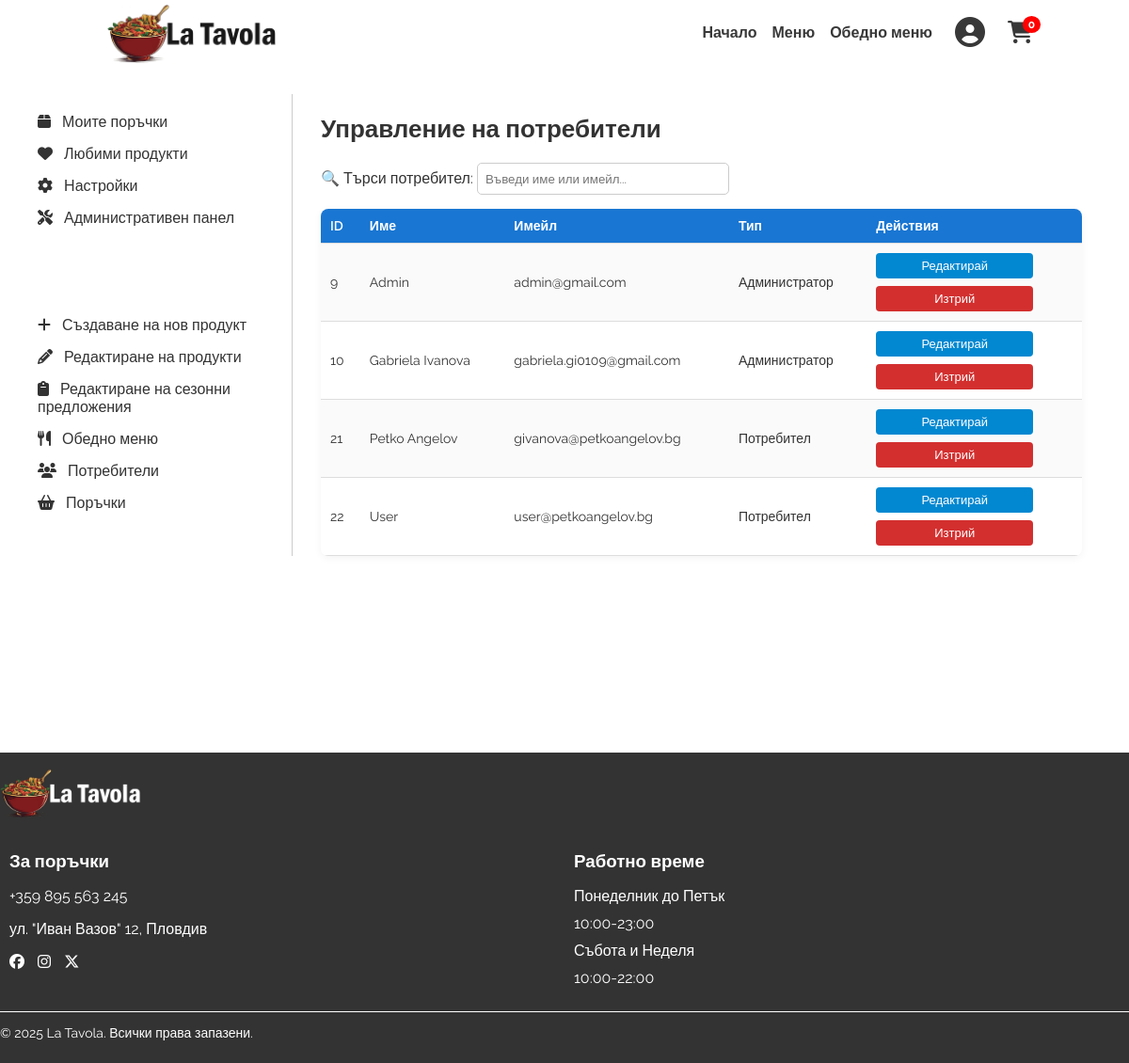
The app's page /users.php (signed in) with its own data.
### tables this page shows
CREATE TABLE IF NOT EXISTS `users` (
  `UserID` int NOT NULL AUTO_INCREMENT,
  `Email` varchar(50) NOT NULL,
  `Password` varchar(255) NOT NULL,
  `Usertype` varchar(50) DEFAULT NULL,
  `PersonName` varchar(100) DEFAULT NULL,
  PRIMARY KEY (`UserID`),
  UNIQUE KEY `Username` (`Email`)
);

### users.php (the view, shortened to what this page needs)
<?php
require 'database.php';
$users = $conn->query("SELECT UserID, PersonName, Email, Usertype FROM users ORDER BY UserID ASC")->fetch_all(MYSQLI_ASSOC);
include "header.php";
if (isset($_SESSION['email']) && $_SESSION['usertype'] == '2') {
    ?>
    <div class="users-container">
        <?php include("admin_menu.php") ?>
        <main class="update-products">
            <h2>Управление на потребители</h2>
            <div class="search-bar">
                <label for="productSearch">🔍 Търси потребител:</label>
                <input type="text" id="productSearch" placeholder="Въведи име или имейл...">
            </div>
            <table class="users-table">
                <thead>
                    <tr>
                        <th>ID</th>
                        <th>Име</th>
                        <th>Имейл</th>
                        <th>Тип</th>
                        <th>Действия</th>
                    </tr>
                </thead>
                <tbody>
                    <?php foreach ($users as $u): ?>
                        <tr data-id="<?= $u['UserID'] ?>">
                            <td class="col-id"><?= $u['UserID'] ?></td>
                            <td class="col-name"><?= htmlspecialchars($u['PersonName']) ?></td>
                            <td class="col-email"><?= htmlspecialchars($u['Email']) ?></td>
                            <td class="col-type"><?= $u['Usertype'] == 2 ? 'Администратор' : 'Потребител' ?></td>
                            <td class="p-3">
                                <button class="edit-btn" onclick="openEditModal(<?= $u['UserID'] ?>)">Редактирай</button>
                                <button class="del-btn"
                                    onclick="if(confirm('Сигурни ли сте?')){location='users.php?delete=<?= $u['UserID'] ?>'}">
                                    Изтрий
                                </button>
                            </td>
                        </tr>
                    <?php endforeach; ?>
                </tbody>
            </table>
            <?php
} else {
    echo "<p class='no-permission-text'>Нямате права за тази страница!</p";
}
?>
    </main>
</div>
<?php
include("footer.php");
?>

### style.css (style rules this page uses)
html, body { height: 100%; }
body { background-size: cover; background-repeat: repeat; font-family: "Roboto"; margin: 0; }
body:not(.page-index) { margin-top: 10vh; }
* { font-family: "Raleway", sans-serif; }
.search-bar { margin-bottom: 15px; }
#productSearch { padding: 8px; width: 250px; border: 1px solid #ccc; border-radius: 5px; }
.update-products { flex: 1; padding: 0 30px; }
.update-products { max-width: 1000px; font-family: 'Segoe UI', sans-serif; color: #333; }
.update-products h2 { margin-bottom: 20px; font-size: 26px; }
.update-products table { width: 100%; border-collapse: collapse; background: white; box-shadow: 0 2px 8px rgba(0, 0, 0, 0.05); border-radius: 8px; overflow: hidden; }
.update-products th, .update-products td { border: none; padding: 12px 16px; text-align: left; font-size: 14px; }
td.p-3>button:first-child { margin-bottom: 1vh; }
.update-products thead { background-color: #1976d2; }
.update-products thead th { color: #fff; font-weight: 600; }
.update-products tbody tr:nth-child(odd) { background-color: #fafafa; }
.update-products tbody tr:nth-child(even) { background-color: #fff; }
.update-products td button { padding: 6px 10px; margin-right: 6px; border: none; border-radius: 4px; font-size: 13px; cursor: pointer; }
.update-products td button:first-child { background-color: #0288d1; color: white; width: 80%; }
.update-products td button:last-child { background-color: #d32f2f; color: white; width: 80%; }
.users-table { width: 100%; border-collapse: collapse; }
.users-table th, .users-table td { padding: 10px; border-bottom: 1px solid #ddd; }
.users-table thead { background: #1976d2; color: #fff; }
.users-table tbody tr:nth-child(odd) { background: #fafafa; }
.users-table button { padding: 6px 10px; margin-right: 4px; border: none; border-radius: 4px; cursor: pointer; }
.edit-btn { background: #0288d1; color: #fff; }
.del-btn { background: #d32f2f; color: #fff; }
.users-container { display: flex; padding: 20px; }
button.edit-save, input, select, textarea { pointer-events: auto; }

### records on screen
users: UserID "9", PersonName "Admin", Email "admin@gmail.com", Usertype "Администратор"
users: UserID "10", PersonName "Gabriela Ivanova", Email "gabriela.gi0109@gmail.com", Usertype "Администратор"
users: UserID "21", PersonName "Petko Angelov", Email "givanova@petkoangelov.bg", Usertype "Потребител"
users: UserID "22", PersonName "User", Email "user@petkoangelov.bg", Usertype "Потребител"
